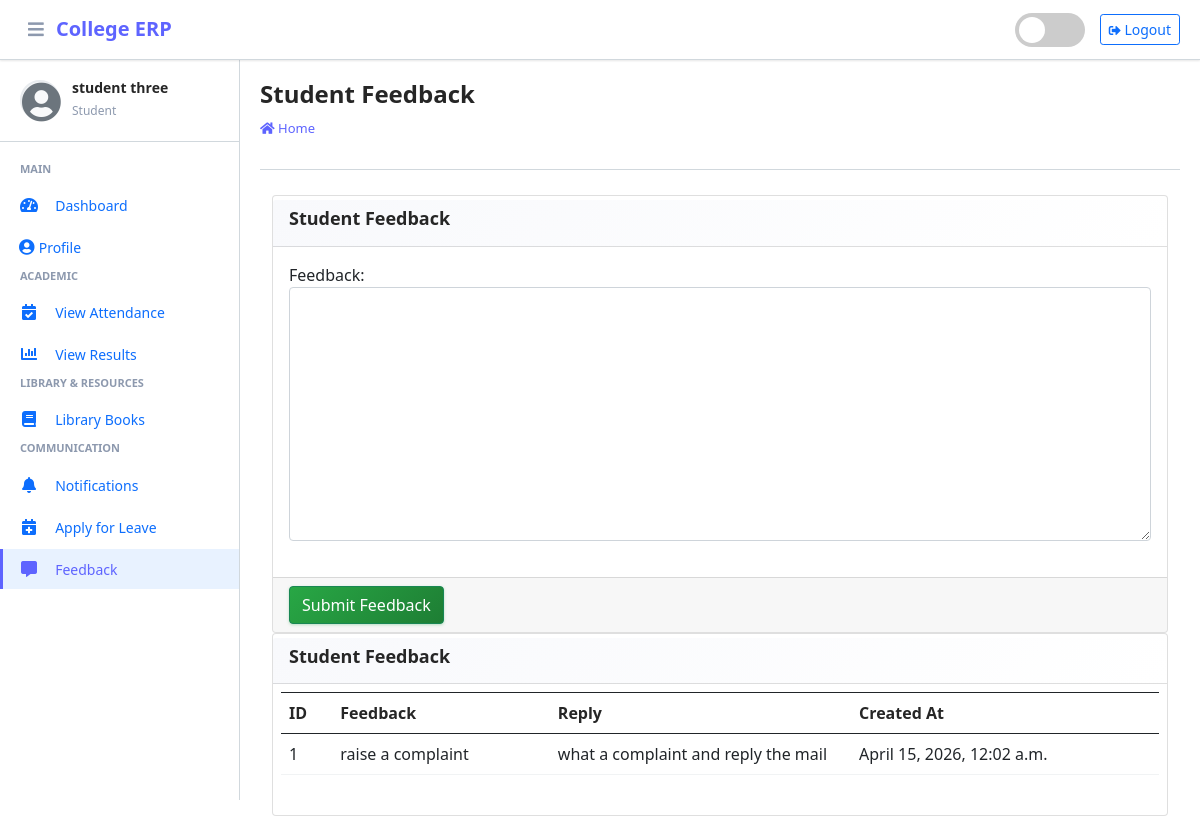
Screenshot of /student/feedback/ (signed in) with the database file from the repository.
### main_app/models.py (models this page shows, shortened)
class CustomUser(AbstractUser):
    USER_TYPE = ((1, "HOD"), (2, "Staff"), (3, "Student"))
    GENDER = [("M", "Male"), ("F", "Female")]
    username = None  # Removed username, using email instead
    email = models.EmailField(unique=True)
    user_type = models.CharField(default=1, choices=USER_TYPE, max_length=1)
    gender = models.CharField(max_length=1, choices=GENDER)
    profile_pic = models.ImageField()
    address = models.TextField()
    fcm_token = models.TextField(default="")  # For firebase notifications
    created_at = models.DateTimeField(auto_now_add=True)
    updated_at = models.DateTimeField(auto_now=True)
    USERNAME_FIELD = "email"
    REQUIRED_FIELDS = []
    objects = CustomUserManager()

class FeedbackStudent(models.Model):
    student = models.ForeignKey(Student, on_delete=models.CASCADE)
    feedback = models.TextField()
    reply = models.TextField()
    created_at = models.DateTimeField(auto_now_add=True)
    updated_at = models.DateTimeField(auto_now=True)

### main_app/student_views.py (the view, shortened to what this page needs)
# urls.py: path("student/feedback/", student_views.student_feedback,
def student_feedback(request):
    form = FeedbackStudentForm(request.POST or None)
    student = get_object_or_404(Student, admin_id=request.user.id)
    context = {
        'form': form,
        'feedbacks': FeedbackStudent.objects.filter(student=student),
        'page_title': 'Student Feedback'
    }
    return render(request, "student_template/student_feedback.html", context)

### main_app/forms.py
class FeedbackStudentForm(FormSettings):
    def __init__(self, *args, **kwargs):
        super(FeedbackStudentForm, self).__init__(*args, **kwargs)
    class Meta:
        model = FeedbackStudent
        fields = ['feedback']

### main_app/templates/student_template/student_feedback.html
{% extends 'main_app/base.html' %}
{% load static %}
{% block page_title %}{{page_title}}{% endblock page_title %}
{% block content %}
<section class="content">
    <div class="container-fluid">
        <div class="row">
            <div class="col-md-12">
                <div class="card card-dark">
                    <div class="card-header">
                        <h3 class="card-title">{{page_title}}</h3>
                    </div>
                    {% include "main_app/form_template.html" with messages=messages  form=form button_text="Submit Feedback"%}
                </div>
<div class="card card-dark">
    <div class="card-header"><h3 class="card-title">{{page_title}}</h3>
    </div>
   <div class="table p-2" style="overflow-x: auto; overflow-y: auto; max-height: 500px;">
       <table class="table table-bordered" style="min-width: 700px;">
           <tr>
               <th>ID</th>
               <th>Feedback</th>
               <th>Reply</th>
            <th>Created At</th>
        </tr>
        {% for feedback in feedbacks %}
        <tr>
            <td>{{forloop.counter}}</td>
            <td style="word-wrap: break-word; max-width: 250px; overflow: hidden; text-overflow: ellipsis;">{{feedback.feedback}}</td>
            <td style="word-wrap: break-word; max-width: 200px; overflow: hidden; text-overflow: ellipsis;">
                {% if feedback.reply == "" %}
                    <p class="badge badge-warning">No Response Yet</p>
                    {% else %}
                    {{feedback.reply}}
                {% endif %}
            </td>              <td>{{feedback.created_at}}</td>
            </tr>
            {% endfor %}
        </table>
    </div>
    </div>
            </div>
        </div>
    </div>
</section>
{% endblock content %}

### main_app/templates/main_app/erpnext_sidebar.html (shortened to what this page needs)
{% load static %}
<div class="sidebar-header">
    <div class="sidebar-user">
        <i class="fas fa-user-circle sidebar-default-avatar" id="default-avatar" style="display: none;"></i>
        <div class="sidebar-user-info">
            <h6>{{ user.get_full_name|default:user.username }}</h6>
            <small>
                {% if user.user_type == '1' %}
                    Administrator
                {% elif user.user_type == '2' %}
                    Staff Member
                {% else %}
                    Student
                {% endif %}
            </small>
        </div>
    </div>
</div>
<div class="nav-section">
    {% if user.user_type == '1' %}
        <h6 class="nav-section-title">Main</h6>
        <div class="nav-item">
            {% url 'admin_home' as admin_home %}
            <a href="{{ admin_home }}" class="nav-link {% if admin_home == request.path %}active{% endif %}">
                <i class="nav-icon fas fa-tachometer-alt"></i>
                <span class="nav-text">Dashboard</span>
            </a>
        </div>
        <div class="nav-item">
            {% url 'admin_view_profile' as admin_view_profile %}
            <a href="{{ admin_view_profile }}" class="nav-link {% if admin_view_profile == request.path %}active{% endif %}">
                <i class="fas fa-user-circle"></i>
                <span class="nav-text">Profile</span>
            </a>
        </div>
        <h6 class="nav-section-title">Academic Management</h6>
        <div class="nav-item has-submenu {% if 'course' in request.path %}open{% endif %}">
            <a href="#" class="nav-link">
                <i class="nav-icon fas fa-graduation-cap"></i>
                <span class="nav-text">Courses</span>
                <i class="nav-arrow fas fa-chevron-right"></i>
            </a>
            <div class="nav-submenu">
                <div class="nav-item">
                    {% url 'add_course' as add_course %}
                    <a href="{{ add_course }}" class="nav-link {% if add_course == request.path %}active{% endif %}">
                        <span class="nav-text">Add Course</span>
                    </a>
                </div>
                <div class="nav-item">
                    {% url 'manage_course' as manage_course %}
                    <a href="{{ manage_course }}" class="nav-link {% if manage_course == request.path or 'edit_course' in request.path %}active{% endif %}">
                        <span class="nav-text">Manage Courses</span>
                    </a>
                </div>
            </div>
        </div>
        <div class="nav-item has-submenu {% if 'subject' in request.path %}open{% endif %}">
            <a href="#" class="nav-link">
                <i class="nav-icon fas fa-book"></i>
                <span class="nav-text">Subjects</span>
                <i class="nav-arrow fas fa-chevron-right"></i>
            </a>
            <div class="nav-submenu">
                <div class="nav-item">
                    {% url 'add_subject' as add_subject %}
                    <a href="{{ add_subject }}" class="nav-link {% if add_subject == request.path %}active{% endif %}">
                        <span class="nav-text">Add Subject</span>
                    </a>
                </div>
                <div class="nav-item">
                    {% url 'manage_subject' as manage_subject %}
                    <a href="{{ manage_subject }}" class="nav-link {% if manage_subject == request.path or 'edit_subject' in request.path %}active{% endif %}">
                        <span class="nav-text">Manage Subjects</span>
                    </a>
                </div>
            </div>
        </div>
        <div class="nav-item has-submenu {% if 'session' in request.path %}open{% endif %}">
            <a href="#" class="nav-link">
                <i class="nav-icon fas fa-calendar-alt"></i>
                <span class="nav-text">Sessions</span>
                <i class="nav-arrow fas fa-chevron-right"></i>
            </a>
            <div class="nav-submenu">
                <div class="nav-item">
                    {% url 'add_session' as add_session %}
                    <a href="{{ add_session }}" class="nav-link {% if add_session == request.path %}active{% endif %}">
                        <span class="nav-text">Add Session</span>
                    </a>
                </div>
                <div class="nav-item">
                    {% url 'manage_session' as manage_session %}
                    <a href="{{ manage_session }}" class="nav-link {% if manage_session == request.path or 'edit_session' in request.path %}active{% endif %}">
                        <span class="nav-text">Manage Sessions</span>
                    </a>
                </div>
            </div>
        </div>
        <h6 class="nav-section-title">User Management</h6>
        <div class="nav-item">
            {% url 'add_staff' as add_staff %}
            <a href="{{ add_staff }}" class="nav-link {% if add_staff == request.path %}active{% endif %}">
                <i class="nav-icon fas fa-user-plus"></i>
                <span class="nav-text">Add Staff</span>
            </a>
        </div>
        <div class="nav-item">
            {% url 'manage_staff' as manage_staff %}
            <a href="{{ manage_staff }}" class="nav-link {% if manage_staff == request.path or 'edit_staff' in request.path %}active{% endif %}">
                <i class="nav-icon fas fa-users-cog"></i>
                <span class="nav-text">Manage Staff</span>
            </a>
        </div>
        <div class="nav-item">
            {% url 'add_student' as add_student %}
            <a href="{{ add_student }}" class="nav-link {% if add_student == request.path %}active{% endif %}">
                <i class="nav-icon fas fa-user-graduate"></i>
                <span class="nav-text">Add Student</span>
            </a>
        </div>
        <div class="nav-item">
            {% url 'manage_student' as manage_student %}
            <a href="{{ manage_student }}" class="nav-link {% if manage_student == request.path or 'edit_student' in request.path %}active{% endif %}">
                <i class="nav-icon fas fa-users"></i>
                <span class="nav-text">Manage Students</span>
            </a>
        </div>
        <h6 class="nav-section-title">Communication</h6>
        <div class="nav-item">
            {% url 'admin_notify_staff' as admin_notify_staff %}
            <a href="{{ admin_notify_staff }}" class="nav-link {% if admin_notify_staff == request.path %}active{% endif %}">
                <i class="nav-icon fas fa-bell"></i>
                <span class="nav-text">Notify Staff</span>
            </a>
        </div>
        <div class="nav-item">
            {% url 'admin_notify_student' as admin_notify_student %}
            <a href="{{ admin_notify_student }}" class="nav-link {% if admin_notify_student == request.path %}active{% endif %}">
                <i class="nav-icon fas fa-bullhorn"></i>
                <span class="nav-text">Notify Students</span>
            </a>
        </div>
        <h6 class="nav-section-title">Reports & Analytics</h6>
        <div class="nav-item">
            {% url 'admin_view_attendance' as admin_view_attendance %}
            <a href="{{ admin_view_attendance }}" class="nav-link {% if admin_view_attendance == request.path %}active{% endif %}">
                <i class="nav-icon fas fa-chart-line"></i>
                <span class="nav-text">View Attendance</span>
            </a>
        </div>
        <div class="nav-item">
            {% url 'student_feedback_message' as student_feedback_message %}
            <a href="{{ student_feedback_message }}" class="nav-link {% if student_feedback_message == request.path %}active{% endif %}">
                <i class="nav-icon fas fa-comments"></i>
                <span class="nav-text">Student Feedback</span>
            </a>
        </div>
        <div class="nav-item">
            {% url 'staff_feedback_message' as staff_feedback_message %}
            <a href="{{ staff_feedback_message }}" class="nav-link {% if staff_feedback_message == request.path %}active{% endif %}">
                <i class="nav-icon fas fa-comment-dots"></i>
                <span class="nav-text">Staff Feedback</span>
            </a>
        </div>
        <h6 class="nav-section-title">Leave Management</h6>
        <div class="nav-item">
            {% url 'view_staff_leave' as view_staff_leave %}
            <a href="{{ view_staff_leave }}" class="nav-link {% if view_staff_leave == request.path %}active{% endif %}">
                <i class="nav-icon fas fa-calendar-check"></i>
                <span class="nav-text">Staff Leave</span>
            </a>
        </div>
        <div class="nav-item">
            {% url 'view_student_leave' as view_student_leave %}
            <a href="{{ view_student_leave }}" class="nav-link {% if view_student_leave == request.path %}active{% endif %}">
                <i class="nav-icon fas fa-calendar-times"></i>
                <span class="nav-text">Student Leave</span>
            </a>
        </div>
    {% else %}
        <h6 class="nav-section-title">Main</h6>
        <div class="nav-item">
            {% url 'student_home' as student_home %}
            <a href="{{ student_home }}" class="nav-link {% if student_home == request.path %}active{% endif %}">
                <i class="nav-icon fas fa-tachometer-alt"></i>
                <span class="nav-text">Dashboard</span>
            </a>
        </div>
        <div class="nav-item">
            {% url 'student_view_profile' as student_view_profile %}
            <a href="{{ student_view_profile }}" class="nav-link {% if student_view_profile == request.path %}active{% endif %}">
                <i class="fas fa-user-circle"></i>
                <span class="nav-text">Profile</span>
            </a>
        </div>
        <h6 class="nav-section-title">Academic</h6>
        <div class="nav-item">
            {% url 'student_view_attendance' as student_view_attendance %}
            <a href="{{ student_view_attendance }}" class="nav-link {% if student_view_attendance == request.path %}active{% endif %}">
                <i class="nav-icon fas fa-calendar-check"></i>
                <span class="nav-text">View Attendance</span>
            </a>
        </div>
        <div class="nav-item">
            {% url 'student_view_result' as student_view_result %}
            <a href="{{ student_view_result }}" class="nav-link {% if student_view_result == request.path %}active{% endif %}">
                <i class="nav-icon fas fa-chart-bar"></i>
                <span class="nav-text">View Results</span>
            </a>
        </div>
        <h6 class="nav-section-title">Library & Resources</h6>
        <div class="nav-item">
            {% url 'view_books' as view_books %}
            <a href="{{ view_books }}" class="nav-link {% if view_books == request.path %}active{% endif %}">
                <i class="nav-icon fas fa-book"></i>
                <span class="nav-text">Library Books</span>
            </a>
        </div>
        <h6 class="nav-section-title">Communication</h6>
        <div class="nav-item">
            {% url 'student_view_notification' as student_view_notification %}
            <a href="{{ student_view_notification }}" class="nav-link {% if student_view_notification == request.path %}active{% endif %}">
                <i class="nav-icon fas fa-bell"></i>
                <span class="nav-text">Notifications</span>
            </a>
        </div>
        <div class="nav-item">
            {% url 'student_apply_leave' as student_apply_leave %}
            <a href="{{ student_apply_leave }}" class="nav-link {% if student_apply_leave == request.path %}active{% endif %}">
                <i class="nav-icon fas fa-calendar-plus"></i>
                <span class="nav-text">Apply for Leave</span>
            </a>
        </div>
        <div class="nav-item">
            {% url 'student_feedback' as student_feedback %}
            <a href="{{ student_feedback }}" class="nav-link {% if student_feedback == request.path %}active{% endif %}">
                <i class="nav-icon fas fa-comment-alt"></i>
                <span class="nav-text">Feedback</span>
            </a>
        </div>
    {% endif %}
</div>

### rows the page displays
CustomUser: get_full_name "student three"
FeedbackStudent: feedback "raise a complaint", reply "what a complaint and reply the mail", created_at "April 15, 2026, 12:02 a.m."

### other values shown
{{ page_title }} "Student Feedback"
{{ field.label_tag }} "Feedback:"
{{ button_text }} "Submit Feedback"
